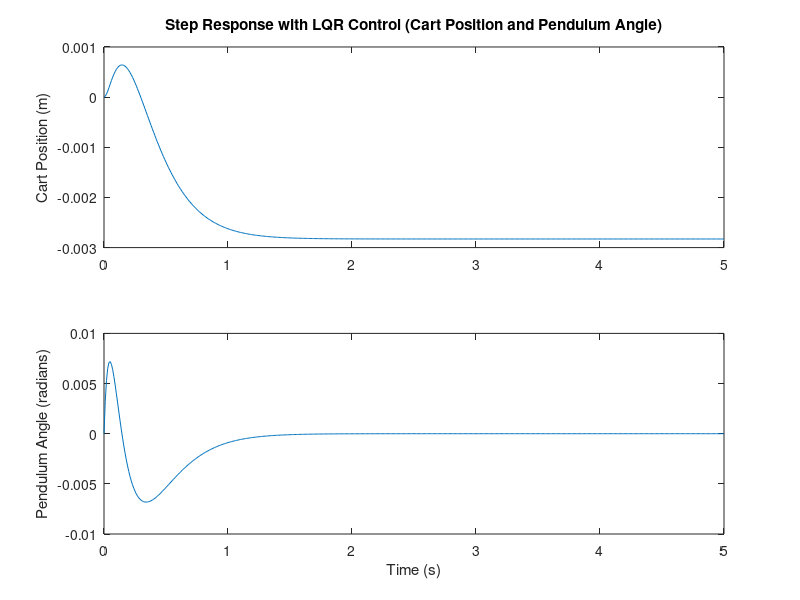
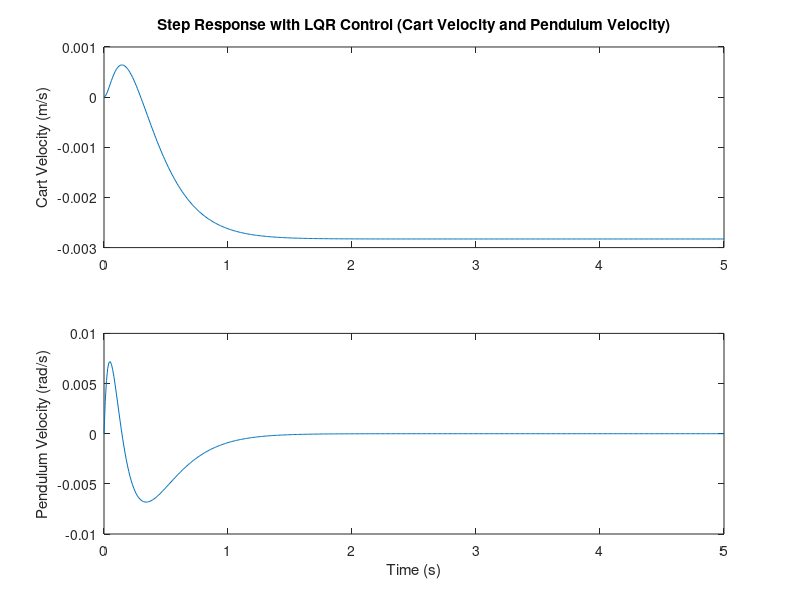

Reproduce these figures in MATLAB, in order.
% Anne Tumlin
% Code for LQR Based CPole
% Code based on tutorial here: https://ctms.engin.umich.edu/CTMS/index.php?example=InvertedPendulum&section=ControlStateSpace
% Matrix values provided by T. Johnson and will be demonstrated in paper.

A = [0         0    1.0000         0; 
     0         0         0    1.0000; 
     0   -2.7500  -10.9500    0.0043; 
     0   28.5800   24.9200   -0.0440];
B = [0;0;1.9400;-4.4400];
C = [1 0 0 0;
     0 0 1 0];
D = [0;
     0];

% Calculate controllability
co = ctrb(A, B);
controllability = rank(co);

% Define Q and R matrices
Q = C' * C;
Q(1, 1) = 5000;
Q(3, 3) = 100;
R = 1;

% Calculate the LQR gain matrix K
K = lqr(A, B, Q, R)

% Closed-loop system dynamics
Ac = A - B * K;
Bc = B;
Cc = C;
Dc = D;

states = {'x', 'x_dot', 'phi', 'phi_dot'};
inputs = {'r'};

% Create two systems for different outputs
outputs1 = {'x', 'phi'};
sys1_cl = ss(Ac, Bc, Cc, Dc, 'statename', states, 'inputname', inputs, 'outputname', outputs1);

outputs2 = {'x_dot', 'phi_dot'};
sys2_cl = ss(Ac, Bc, Cc, Dc, 'statename', states, 'inputname', inputs, 'outputname', outputs2);

t = 0:0.01:5;
r = 0.2 * ones(size(t));

% Simulate and plot cart position and pendulum angle
[y1, t1, ~] = lsim(sys1_cl, r, t);

figure;
subplot(2, 1, 1);
plot(t1, y1(:, 1));
ylabel('Cart Position (m)');
title('Step Response with LQR Control (Cart Position and Pendulum Angle)');

subplot(2, 1, 2);
plot(t1, y1(:, 2));
ylabel('Pendulum Angle (radians)');
xlabel('Time (s)');

% Simulate and plot cart velocity and pendulum velocity
[y2, t2, ~] = lsim(sys2_cl, r, t);

figure;
subplot(2, 1, 1);
plot(t2, y2(:, 1));
ylabel('Cart Velocity (m/s)');
title('Step Response with LQR Control (Cart Velocity and Pendulum Velocity)');

subplot(2, 1, 2);
plot(t2, y2(:, 2));
ylabel('Pendulum Velocity (rad/s)');
xlabel('Time (s)');

% Call animateCartPole to visualize the cart-pole animation
% animateCartPole([y1(:, 1), y1(:, 2)], 0.3); % Use the pendulum length L from your system
% 
% Define function for cart-pole animation
% function animateCartPole(states, L)
%     Extract states
%     x = states(:, 1);     % Cart position
%     theta = states(:, 2); % Pendulum angle
% 
%     Define the dimensions of the cart and pendulum
%     cartWidth = 0.4;       % Adjust as needed
%     cartHeight = 0.2;      % Adjust as needed
% 
%     Create a figure for animation
%     figure;
% 
%     Iterate through time steps for animation
%     for i = 1:length(x)
%         Cart position
%         cartX = x(i) - cartWidth/2;
%         cartY = 0;
% 
%         Pendulum position
%         pendulumX = x(i);
%         pendulumY = 0;
% 
%         Draw the cart
%         rectangle('Position', [cartX, cartY, cartWidth, cartHeight], 'FaceColor', [0.2, 0.2, 0.8]);
%         hold on;
% 
%         Draw the pendulum
%         pendulumXEnd = pendulumX + L * sin(theta(i));
%         pendulumYEnd = pendulumY - L * cos(theta(i));
%         line([pendulumX, pendulumXEnd], [pendulumY, pendulumYEnd], 'LineWidth', 3, 'Color', [0.8, 0.2, 0.2]);
% 
%         Set axis limits
%         axis([x(i) - 2, x(i) + 2, -L - 1, L + 1]);
% 
%         Add labels and title
%         xlabel('Cart Position');
%         ylabel('Pendulum Height');
%         title('Cart-Pole Animation');
% 
%         Pause for animation
%         pause(0.01);
% 
%         Clear the figure for the next frame
%         clf;
%     end
% end

